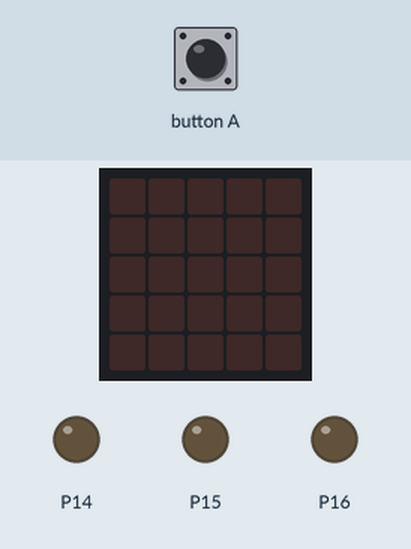
Bench run of a program on a simulated BBC micro:bit (MakeCode). Parts: the board's 5×5 LED display, output pins drawn as LEDs (lit = HIGH). Inputs (shaded band) come from the test bench. The 48×5 strip is a reading aid, not a part: it shows the text the display is scrolling, unrolled, one strip-width of it at a time.

Above: at 2.2 s.
2.3 s: button A pressed for 0.15 s
At 6.8 s:
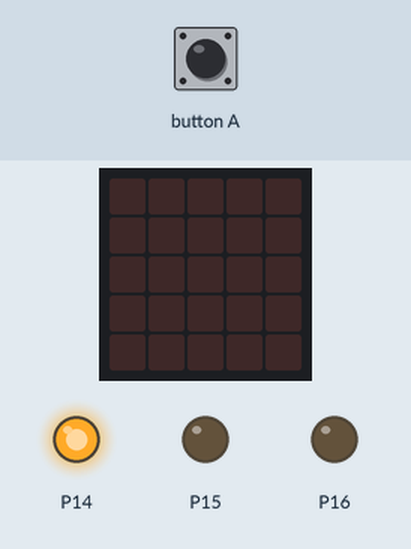
At 13.0 s:
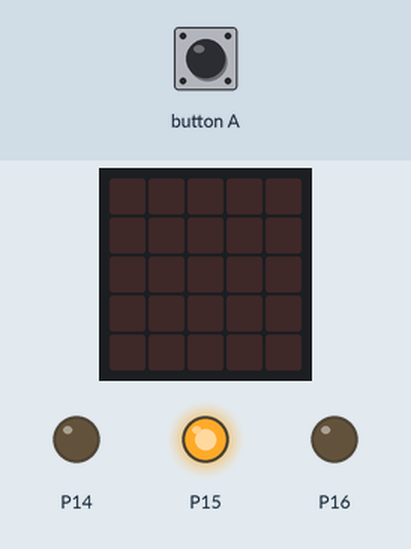
Timing chart, 0 to 28.6 s (numbered marks = the images above; inputs shaded):
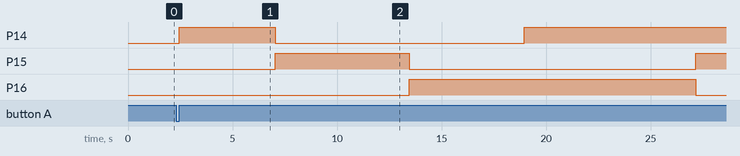

Measured:
- after the input at 2.3 s, P14: LOW → HIGH after 0.15 s, → LOW 4.6 s later, → HIGH 11.9 s later; P15: LOW → HIGH after 4.8 s, → LOW 6.4 s later, → HIGH 13.7 s later; P16: LOW → HIGH after 11.2 s, → LOW 13.7 s later
- what the display in image 1 shows lasts 1.0 s, from 6.1 s to 7.1 s

The program:

main.ts
```typescript
// (licence header left out)
basic.clearScreen()
basic.pause(1000)

// Input


input.onButtonPressed(Button.A, function () {

  // Red
  pins.digitalWritePin(DigitalPin.P14, 1)
  basic.showString('Red')
  basic.pause(1000)
  pins.digitalWritePin(DigitalPin.P14, 0)

  // Green
  pins.digitalWritePin(DigitalPin.P15, 1)
  basic.showString('Green')
  basic.pause(1000)
  pins.digitalWritePin(DigitalPin.P15, 0)

  // Blue
  pins.digitalWritePin(DigitalPin.P16, 1)
  basic.showString('Blue')
  basic.pause(1000)
  pins.digitalWritePin(DigitalPin.P16, 0)

  // Magenta
  pins.digitalWritePin(DigitalPin.P14, 1)
  pins.digitalWritePin(DigitalPin.P16, 1)
  basic.showString('Magenta')
  basic.pause(1000)
  pins.digitalWritePin(DigitalPin.P14, 0)
  pins.digitalWritePin(DigitalPin.P16, 0)

  // Yellow
  pins.digitalWritePin(DigitalPin.P14, 1)
  pins.digitalWritePin(DigitalPin.P15, 1)
  basic.showString('Yellow')
  basic.pause(1000)
  pins.digitalWritePin(DigitalPin.P14, 0)
  pins.digitalWritePin(DigitalPin.P15, 0)

  // Cyan
  pins.digitalWritePin(DigitalPin.P14, 1)
  pins.digitalWritePin(DigitalPin.P16, 1)
  basic.showString('Cyan')
  basic.pause(1000)
  pins.digitalWritePin(DigitalPin.P14, 0)
  pins.digitalWritePin(DigitalPin.P16, 0)

  // White
  pins.digitalWritePin(DigitalPin.P14, 1)
  pins.digitalWritePin(DigitalPin.P15, 1)
  pins.digitalWritePin(DigitalPin.P16, 1)
  basic.showString('White')
  basic.pause(1000)
  pins.digitalWritePin(DigitalPin.P14, 0)
  pins.digitalWritePin(DigitalPin.P15, 0)
  pins.digitalWritePin(DigitalPin.P16, 0)

    })
```
